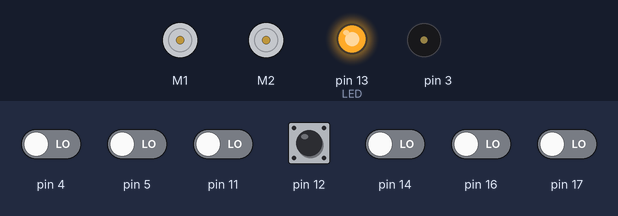
This sketch was run on a simulated Arduino Uno, built with avr-gcc and run on an emulated ATmega328P. Parts: 2 × DC motor (green arrow = forward, orange = backward, longer = faster), output pins drawn as LEDs (lit = HIGH), buzzer (waves = sounding). The test bench sets the inputs (shaded band); at power-on: pin 12 HIGH, pin 4, pin 5, pin 11, pin 14, pin 16, pin 17 LOW.

Above: at 0.8 s.
0.9 s: pin 12 pulled LOW for 0.15 s
At 1.8 s:
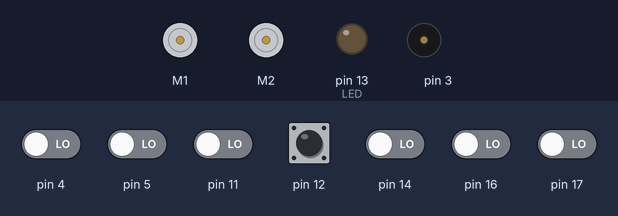
4.0 s: pin 4 driven HIGH
At 6.4 s:
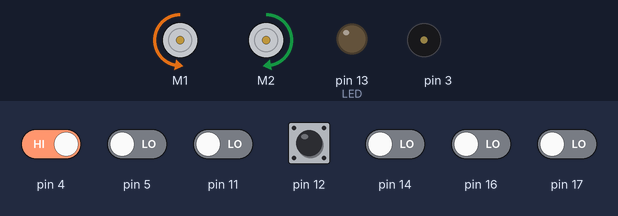
7.0 s: pin 5 driven HIGH
At 7.41 s:
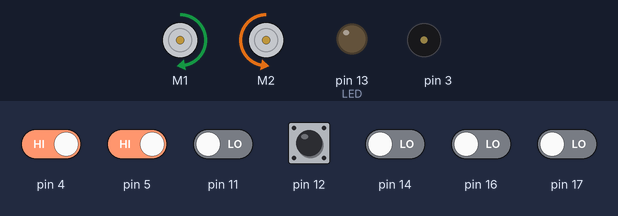
10.0 s: pin 12 pulled LOW for 1 s
At 10.8 s:
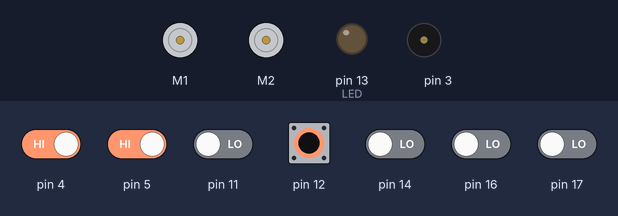
12.5 s: pin 12 pulled LOW for 0.15 s
At 13.75 s:
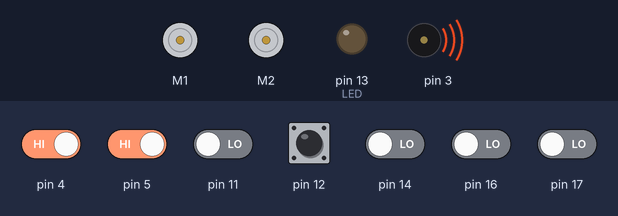
15.6 s: pin 5 driven LOW
At 17.75 s:
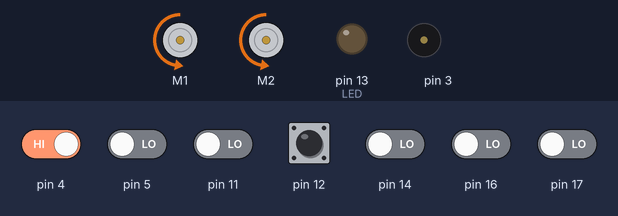
Timing chart, 0 to 19.6 s (numbered marks = the images above; inputs shaded):
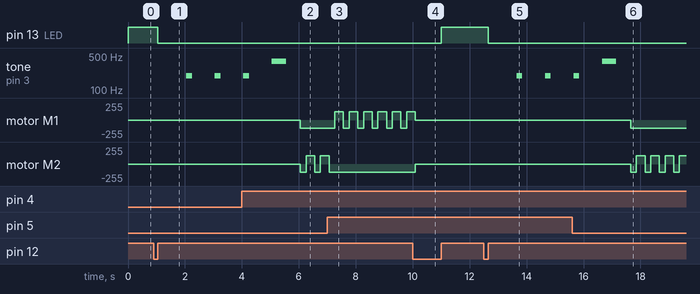

Measured:
- after the input at 0.9 s, pin 13 (LED): HIGH → LOW after 0.15 s; tone on pin 3: alternates 195 Hz for 0.20 s and silent for 0.80 s, starting after 1.2 s
- after the input at 4.0 s, motor M1: stopped → backward 127/255 after 2.1 s
- after the input at 7.0 s, motor M1: alternates forward 127/255 for 0.30 s and backward 127/255 for 0.20 s, starting after 0.27 s; motor M2: goes on until 7.1 s, then stays backward 127/255
- after the input at 10.0 s, pin 13 (LED): LOW → HIGH after 1.0 s; motor M2: backward 127/255 → stopped after 0.09 s
- after the input at 12.5 s, pin 13 (LED): HIGH → LOW after 0.15 s; tone on pin 3: alternates 195 Hz for 0.20 s and silent for 0.80 s, starting after 1.2 s
- after the input at 15.6 s, motor M1: goes on until 17.7 s, then stays backward 127/255
- by itself, motor M2: alternates forward 127/255 for 0.30 s and backward 127/255 for 0.20 s

The sketch:

_________________.ino
```cpp
#include <Wire.h>
#include <ZumoShield.h>

#define LED 13

// this might need to be tuned for different lighting conditions, surfaces, etc.
#define QTR_THRESHOLD  1500 // microseconds

// these might need to be tuned for different motor types
#define REVERSE_SPEED     200 // 0 is stopped, 400 is full speed
#define TURN_SPEED        200
#define FORWARD_SPEED     200
#define REVERSE_DURATION  200 // ms
#define TURN_DURATION     300 // ms

ZumoBuzzer buzzer;
ZumoMotors motors;
Pushbutton button(ZUMO_BUTTON); // pushbutton on pin 12

#define NUM_SENSORS 6
unsigned int sensor_values[NUM_SENSORS];

ZumoReflectanceSensorArray sensors(QTR_NO_EMITTER_PIN);

void waitForButtonAndCountDown()
{
  digitalWrite(LED, HIGH);
  button.waitForButton();
  digitalWrite(LED, LOW);

  // play audible countdown
  for (int i = 0; i < 3; i++)
  {
    delay(1000);
    buzzer.playNote(NOTE_G(3), 200, 15);
  }
  delay(1000);
  buzzer.playNote(NOTE_G(4), 500, 15);
  delay(1000);
}

void setup()
{
  Serial.begin(9600);
  // uncomment if necessary to correct motor directions
  //motors.flipLeftMotor(true);
  //motors.flipRightMotor(true);

  pinMode(LED, HIGH);

  waitForButtonAndCountDown();
}

void loop()
{

  if (button.isPressed())
  {

    // if button is pressed, stop and wait for another press to go again
    motors.setSpeeds(0, 0);
    button.waitForRelease();
    waitForButtonAndCountDown();
  }


  sensors.read(sensor_values);

  if (sensor_values[5] > QTR_THRESHOLD)
  {

    // if leftmost sensor detects line, reverse and turn to the right
    motors.setSpeeds(-REVERSE_SPEED, -REVERSE_SPEED);
    delay(REVERSE_DURATION);
    motors.setSpeeds(TURN_SPEED, -TURN_SPEED);
    delay(TURN_DURATION);
    motors.setSpeeds(FORWARD_SPEED, FORWARD_SPEED);
  }
  else if (sensor_values[0] > QTR_THRESHOLD)
  {

    // if rightmost sensor detects line, reverse and turn to the left
    motors.setSpeeds(-REVERSE_SPEED, -REVERSE_SPEED);
    delay(REVERSE_DURATION);
    motors.setSpeeds(-TURN_SPEED, TURN_SPEED);
    delay(TURN_DURATION);
    motors.setSpeeds(FORWARD_SPEED, FORWARD_SPEED);
  }
  else
  {

    // otherwise, go straight
    motors.setSpeeds(FORWARD_SPEED, FORWARD_SPEED);
  }
}
```
